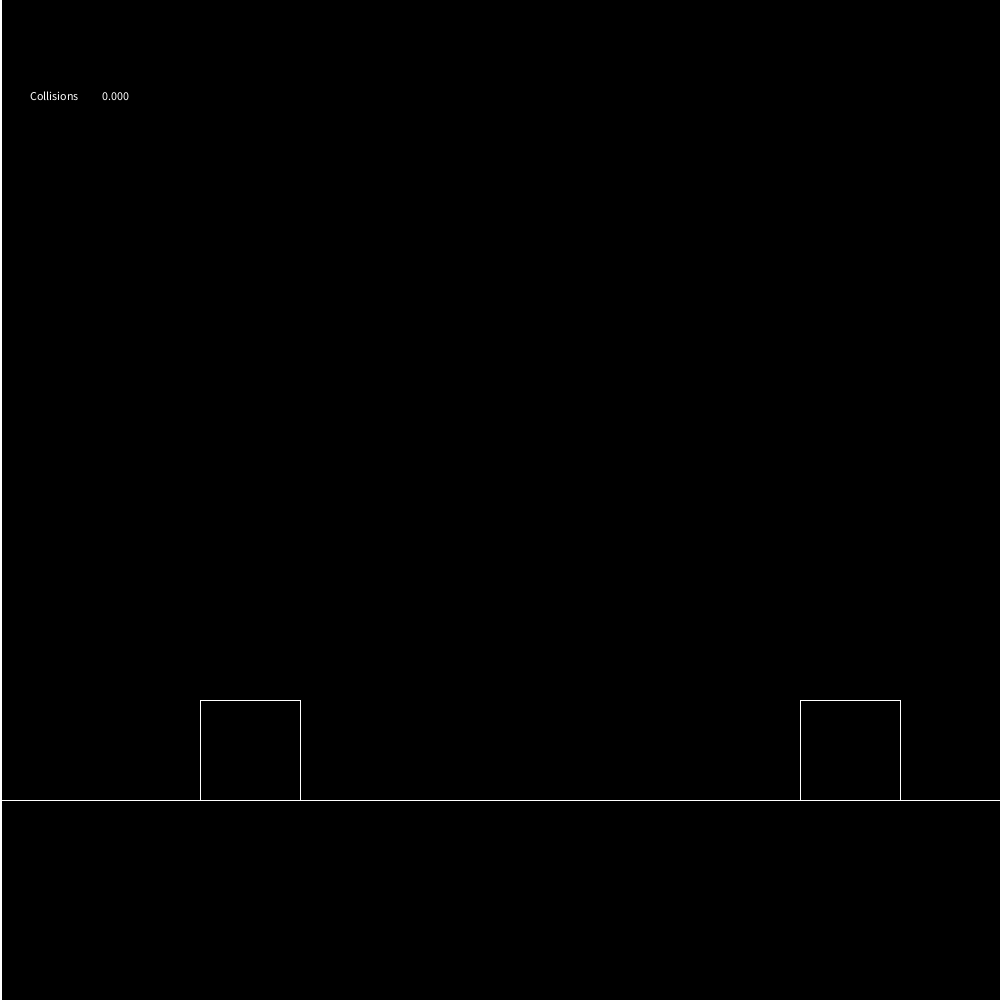
Frame 1 (no input)
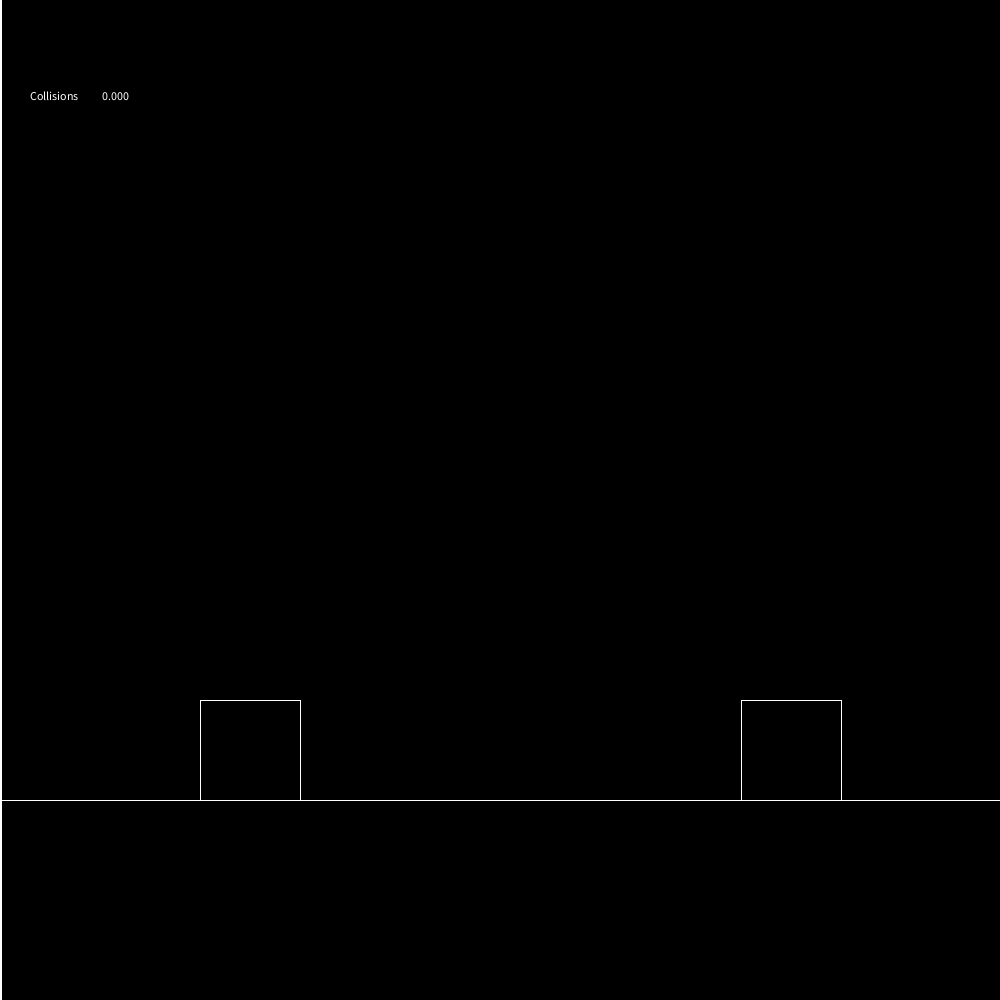
Frame 60 (the mouse pressed at the canvas centre just before this capture)
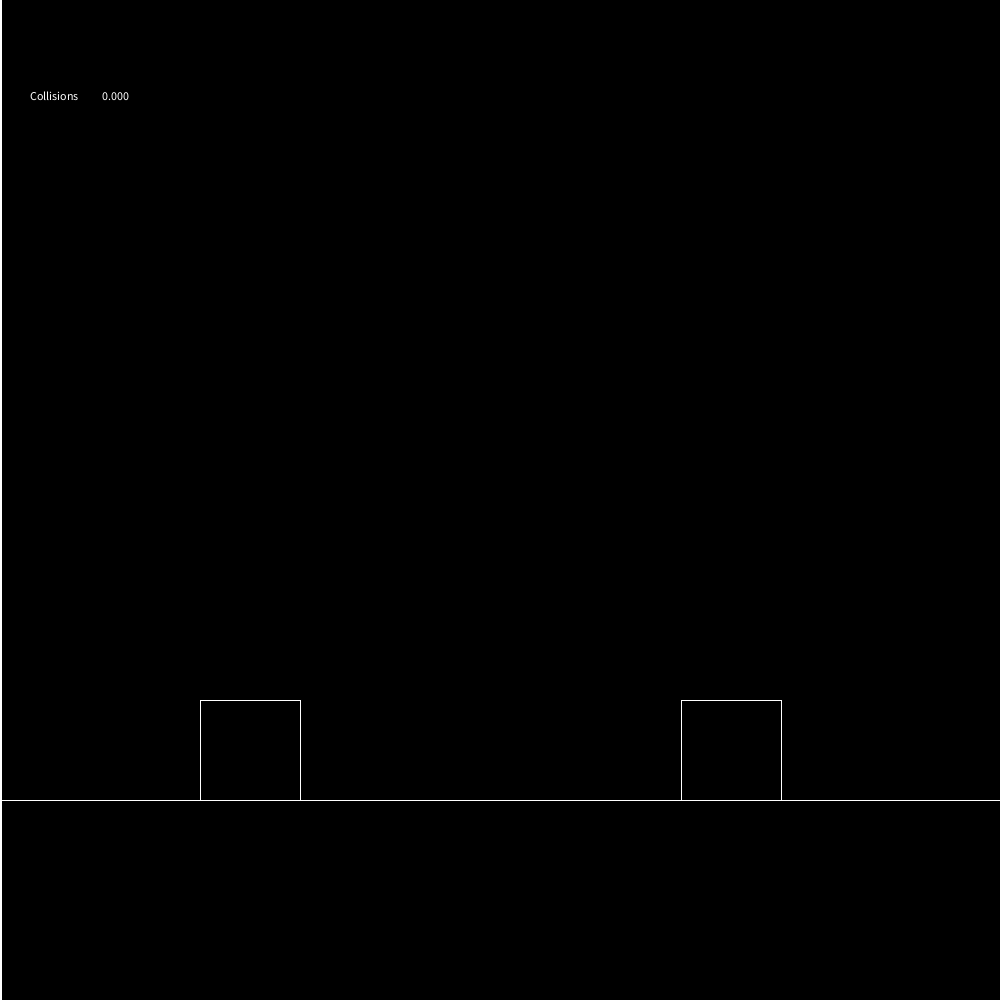
Frame 120 (the mouse held since frame 60 and released just before this capture)

The Processing sketch that drew these frames (run headless with seeded random() and noise(); from frame 60 on, the mouse is pressed at the canvas centre):

// Processing sketch: ElasticPi
// ── ElasticPi.pde
long collisions = 0;
int rate = 1;
Box b1 = new Box(1, 200, 0);
Box b2 = new Box(10000, 800, -1);
boolean wallCollide = true;

void setup(){
  size(1000, 1000);
  frameRate(60);
}

void draw(){
 drawEnv(); 
 for(int i = 0; i < rate; i++){
   b2.checkCollision();
   b1.checkWallCollision();
   b1.nextPos();
   b2.nextPos();
 }
}

void drawEnv(){
  background(0);
  stroke(255);
  fill(0);
  rect(0,1000 - 200,1500,200);
  rect(0,0,1,1000);
  b1.drawBox();
  b2.drawBox();
  fill(255);
  text("Collisions", 30,100);
  text(collisions, 100, 100);
  
}

void mouseWheel(MouseEvent event) {
  float e = event.getCount();
  if(e == -1){
    rate++; 
  }
  else if (e == 1){
    rate--; 
  }
  if(rate < 0){
    rate = 0;
  }
}
// ── Box.pde
class Box{
  double velocity = 0; // meters/second
  double x = 0; //meters
  double mass = 1; //kilograms
  
  public Box(double m, double xPos, double v){
    mass = m;
    x = xPos;
    velocity = v;
  }
  
  void drawBox(){
    rect((float)x, 700, 100, 100);
  }
  
  void nextPos(){
    x += velocity;
    checkCollision();
    if(b2.x <= 100){
      b2.x = 100; 
    }
  }
  
  void checkCollision(){
    if(b2.x <= b1.x + 100 && wallCollide == true){
      collide();
    }
  }
  
  void collide(){
    collisions++;
    wallCollide = false;
    double tempV2 = b2.velocity;
    b2.velocity = (b2.mass - b1.mass)/(b2.mass + b1.mass) * b2.velocity + (2 * b1.mass)/(b2.mass + b1.mass) * b1.velocity;
    b1.velocity = (b1.mass - b2.mass)/(b2.mass + b1.mass) * b1.velocity + (2 * b2.mass)/(b2.mass + b1.mass) * tempV2;
  }
  
  void checkWallCollision(){
    if(b1.x <= 0){
      collisions++;
      b1.velocity = b1.velocity * -1;
      wallCollide = true;
    }
  }
}
